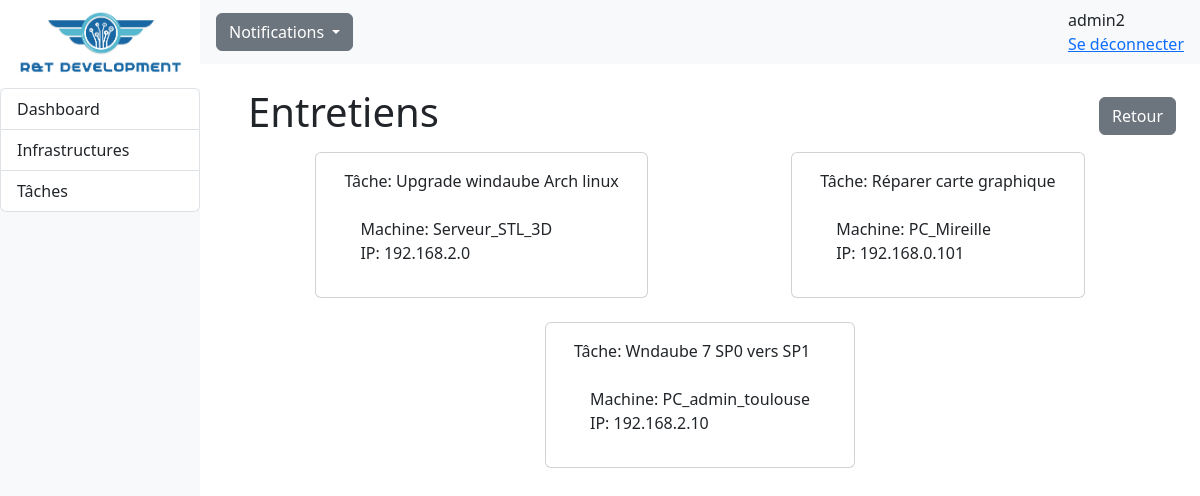
Page /RT_app/admin/entretiens-historique (signed in) on the committed database.
### RT_app/models.py (models this page shows, shortened)
class Personnel(AbstractUser):
    id = models.AutoField(primary_key=True,editable=False)
    is_staff = models.BooleanField(default=False)
    id_infrastructure = models.ForeignKey('Infrastructure', on_delete=models.CASCADE, null=True, default=None)

class Entretien(models.Model):
    TYPE_CHOICES = [
        ('PREVENTIF', 'Préventif'),
        ('CORRECTIF', 'Correctif'),
        ('AMELIORATION', 'Amélioration'),
        ('MISE A JOUR', 'Mise à jour'),
        ('REPARATION', 'Réparation'),
        ('AUTRE', 'Autre')
    ]
    id = models.AutoField(primary_key=True,editable=False)
    nom = models.CharField(max_length=30, default="Mise à jour")
    type = models.CharField(max_length=15, choices=TYPE_CHOICES, default='PREVENTIF')
    description = models.TextField()
    date = models.DateField(default=datetime.now().strftime("%Y-%m-%d"))
    id_personnel = models.ForeignKey('Personnel', on_delete=models.CASCADE)
    id_machine  = models.ForeignKey('Machine', on_delete=models.CASCADE)
    etat = models.BooleanField(default=False)

class Machine(models.Model):
    TYPE = (
        ('PC', 'PC - OS windows'),
        ('Mac', ('Mac - OS MacOS')),
        ('Serveur', ('Serveur - OS Debian')),
        ('Autre', ('Autre type de machine')),
    )
    id = models.AutoField(primary_key=True,editable=False)
    nom = models.CharField(max_length=30, default="PC")
    ip = models.CharField(max_length=15, default="172.0.0.1", validators=[RegexValidator(r'^((25[0-5]|(2[0-4]|1\d|[1-9]|)\d)\.?\b){4}$')])
    etat = models.BooleanField(default=True)
    id_infrastructure = models.ForeignKey('Infrastructure', on_delete=models.CASCADE)
    type_machine = models.CharField(max_length=32, choices=TYPE, default='PC')

### RT_app/views.py (the view)
# urls.py: path('admin/entretiens-historique', views.taches_historique, name='taches_historique'),
@login_required
def taches_historique(request):
    context = {
        'entretiens' : entretiens,
    }
    return render(request, 'admin/taches_histo.html', context)

### RT_app/templates/admin/taches_histo.html
{% extends "dashboard.html" %}
{% block content %}
<div class="mt-4 ms-5">
    <div class="row row-cols-lg-auto pe-4 align-items-center justify-content-between">
        <h1>Entretiens</h1>
        <div>
            <a class="btn btn-secondary" href="{% url 'taches' %}" >Retour</a>
        </div>
    </div>
    {% if entretiens %}
    <div class="row gap-3 justify-content-evenly">
        {% for entretien in entretiens %}
        <div class="card mt-2 col-auto me-5">
          <div class="card-body">
            <div class="card-title">Tâche: {{entretien.nom}}</div>
            <div class="p-3 col-auto">
                <div class="card-text">Machine: {{entretien.id_machine.nom}}</div>
                <div class="card-text">IP: {{entretien.id_machine.ip}}</div>
            </div>
          </div>
        </div>
        {% endfor %}
      </div>
      {% else %}
      <div class="alert alert-danger me-5" role="alert">Il n'y a pas eu d'entretiens</div>
      {% endif %}
</div>
{% endblock %}

### RT_app/templates/admin/dashboard.html (shortened to what this page needs)
<!DOCTYPE html>
<html lang="en">
<head>
    {% load static %}
    <link rel="stylesheet" href="{% static 'css/styles.css' %}">
    <link href="https://cdn.jsdelivr.net/npm/bootstrap@5.3.0-alpha3/dist/css/bootstrap.min.css" rel="stylesheet">
</head>
<body>
    {% block menu %}
    <div class="container-fluid row g-0">
        <div class="bg-light col-2" id="sidebar">
          <nav class="navbar col d-flex align-items-center vh-100">
                <div class="fixed-top col-2">
                    <a href="{% url 'dashboard' %}"><img class="img-fluid" src="{% static 'img/rtdev.png' %}"/></a>
                    <div class="">
                        <ul class="list-group border-0">
                            <li class="list-group-item"> <a class="nav-link" href="{% url 'dashboard' %}">Dashboard</a></li>
                            <li class="list-group-item"> <a class="nav-link" href="{% url 'infra' %}">Infrastructures</a></li>
                            <li class="list-group-item"> <a class="nav-link" href="{% url 'taches' %}">Tâches</a></li>
                        </ul>
                    </div>
                </div>
            </nav>
        </div>
        <div class="col" id="main-content">
            <div>
                <nav class="navbar navbar-top bg-light row d-flex" id="main-navbar">
                    <div class="container-fluid">
                        <div class="nav-item dropdown ms-3 z-2">
                            <a class="btn btn-secondary dropdown-toggle" href="#" role="button" data-bs-toggle="dropdown" aria-expanded="false">
                              Notifications
                            </a>
                        </div>
                        <div class="nav-item">
                            <div class="nav-item d-flex me-5">
                                <span>{{user.username}}</span>
                            </div>
                            {% if user.is_authenticated%}
                                <div class="nav-item pe-3">
                                    <a href="{% url 'index' %}">Se déconnecter</a>
                                </div>
                            {% endif %}
                        </div>
                    </div>
                  </nav>
            </div>
        {% endblock %}
        {% block content %}{% endblock %}
        </div>
    </div>
</body>
</html>

### RT_app/static/css/styles.css (style rules this page uses)
body { font-family: 'Segoe UI', Tahoma, Geneva, Verdana, sans-serif; }

### rows in the picture
Personnel: username "admin2"
Entretien: nom "Upgrade windaube Arch linux", id_machine.nom "Serveur_STL_3D", id_machine.ip "192.168.2.0"
Entretien: nom "Réparer carte graphique", id_machine.nom "PC_Mireille", id_machine.ip "192.168.0.101"
Entretien: nom "Wndaube 7 SP0 vers SP1", id_machine.nom "PC_admin_toulouse", id_machine.ip "192.168.2.10"
